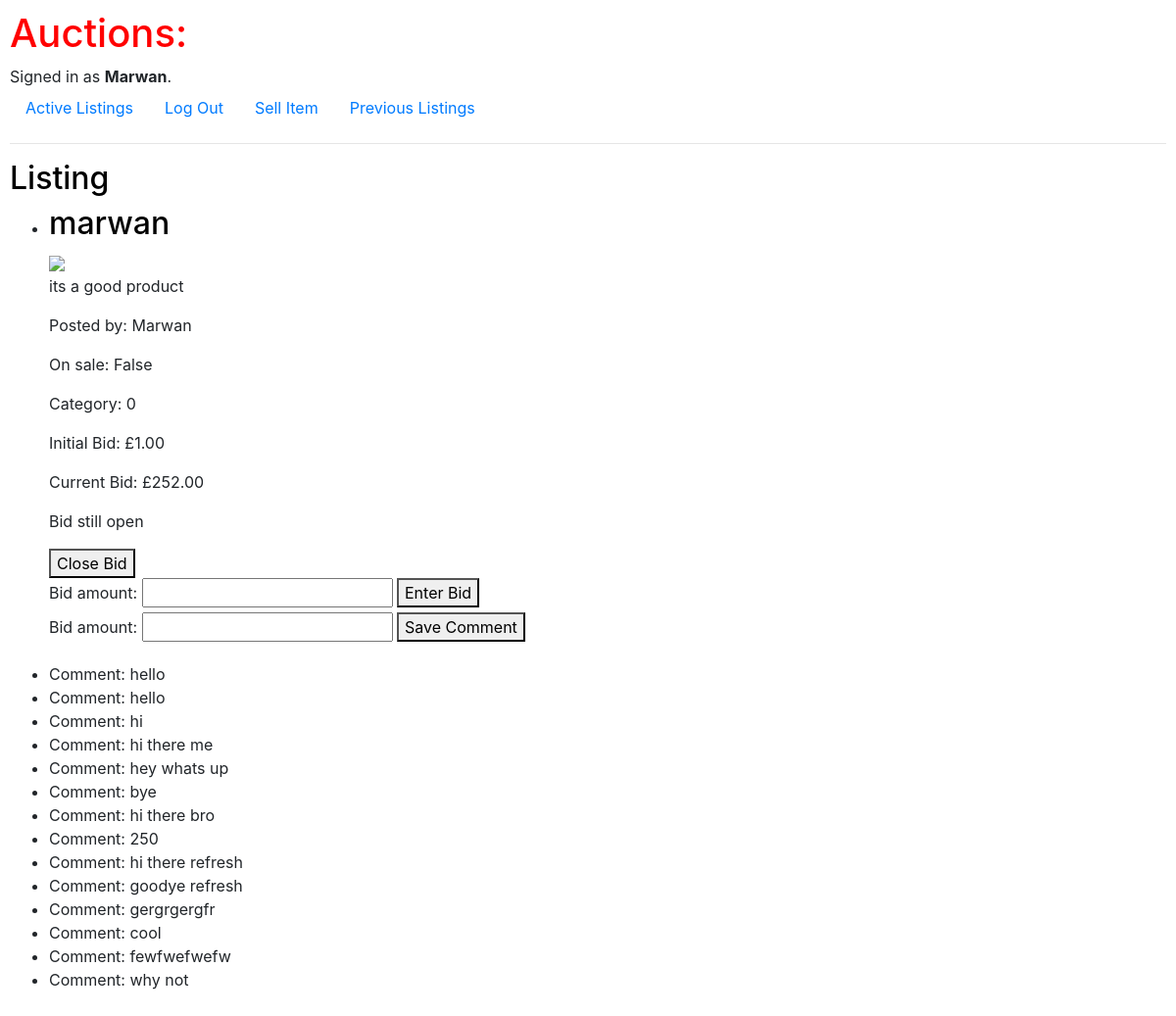
/bid/1 (signed in), run on the app's committed database.
### auctions/models.py (models this page shows, shortened)
class User(AbstractUser):
    pass

class AuctionListing(models.Model):
    user = models.ForeignKey(User, on_delete=models.CASCADE, related_name= "auction_listings")
    title = models.CharField(max_length=64)
    description = models.TextField()
    is_open = models.BooleanField(default=True)
    category = models.CharField(max_length = 64)
    image = models.ImageField(upload_to='')
    initial_bid = models.DecimalField(max_digits=6, decimal_places=2)
    winner = models.ForeignKey(User, on_delete=models.CASCADE, related_name="user", null=True, blank=True)
    def current_bid(self):
        bid = Bid.objects.filter(auction_listing=self).order_by('-bid_amount').first()
        if bid:
            return bid.bid_amount
        else:
            return self.initial_bid

class Bid(models.Model):
    user = models.ForeignKey(User, on_delete=models.CASCADE, related_name= "bid" )
    auction_listing = models.ForeignKey(AuctionListing, on_delete=models.CASCADE, related_name= "auction_listing" )
    bid_amount = models.DecimalField(max_digits=10, decimal_places=2)

class Comment(models.Model):
    user = models.ForeignKey(User, on_delete=models.CASCADE, related_name= "comment")
    auction_listing = models.ForeignKey(AuctionListing, on_delete=models.CASCADE, related_name="comments")
    comment = models.TextField()

### auctions/views.py (the view)
# urls.py: path("bid/<int:listing_id>", views.current_price, name="current_price"),
def current_price(request, listing_id):
    auction_listing = AuctionListing.objects.get(id=listing_id)
    auction_listings = AuctionListing.objects.all()
    current_bids = {}
    for listing in auction_listings:
        bid = Bid.objects.filter(auction_listing=listing).order_by('-bid_amount').first()
        if bid:
            current_bids[listing.id] = bid.bid_amount
        else:
            current_bids[listing.id] = listing.initial_bid
    if request.method == 'POST':
        form = BidForm(request.POST)
        if form.is_valid():
            bid_amount = form.cleaned_data['bid_amount']
            highest_bidding_price = current_bids[auction_listing.id]
            if bid_amount <= highest_bidding_price:
                form.add_error('bid_amount',"Your bid is not sufficient and must be higher than the current bid amount")
            else:
                new_bid = Bid(user=request.user, auction_listing=auction_listing, bid_amount=form.cleaned_data['bid_amount'])
                new_bid.save()
                return render(request, 'auctions/listing.html', {'form': form, 'listing': auction_listing, 'current_bids': current_bids})
    else:
        form = BidForm()
    return render(request, 'auctions/listing.html', {'form': form, 'listing': auction_listing})

### auctions/forms.py
class BidForm(forms.ModelForm):
    class Meta:
        model = Bid
        fields = ['bid_amount']

### auctions/templates/auctions/listing.html (shortened to what this page needs)
{% extends "auctions/layout.html" %}
{% block body %}
    <h2>Listing</h2>
	<ul>
        <li><h2>{{ listing.title }}</h2>
        <img src="{{ listing.image.url }}" style="max-width: 300px; max-height: 300px;">
        <p>{{ listing.description }}</p>
        <p>Posted by: {{ listing.user }}</p>
        <p>On sale: {{ listing.is_open}}</p>
        <p>Category: {{ listing.category }}</p>
        <p>Initial Bid: £{{ listing.initial_bid }}</p>
        <p>Current Bid: £{{ listing.current_bid }}</p>
        {% if winner %}
            <p>The winner is: {{winner.user.username}}</p>
        {% else %}
            <p> Bid still open </p>
        {% endif %}
        <form method="post" action="{% url 'auction_closed' listing_id=listing.id %}">
            <button type = "submit">Close Bid</button>
        </form>
        <form method="post" action="{% url 'current_price' listing.id %}" enctype="multipart/form-data">
            {{ form.bid_amount.label_tag }}
            {{ form.bid_amount }}
            <button type = "submit">Enter Bid</button>
        </form>
            <form method="post" id = "Form1" >
                {{ form }}
                <button id = "Button1" type = "submit" >Save Comment</button>
            </form></li>
        <p>
            {% for comment in listing.comments.all %}
                <li>Comment: {{ comment.comment }}</li>
            {% endfor %}
        </p>
	</ul>
{% endblock %}

### auctions/templates/auctions/layout.html (shortened to what this page needs)
{% load static %}
<!DOCTYPE html>
<html lang="en">
    <head>
        <link rel="stylesheet" href="https://stackpath.bootstrapcdn.com/bootstrap/4.4.1/css/bootstrap.min.css">
        <link href="{% static 'auctions/styles.css' %}" rel="stylesheet">
    </head>
    <body>
        <h1>Auctions:</h1>
        <div>
            {% if user.is_authenticated %}
                Signed in as <strong>{{ user.username }}</strong>.
            {% else %}
                Not signed in.
            {% endif %}
        </div>
        <ul class="nav">
            <li class="nav-item">
                <a class="nav-link" href="{% url 'index' %}">Active Listings</a>
            </li>
            {% if user.is_authenticated %}
                <li class="nav-item">
                    <a class="nav-link" href="{% url 'logout' %}">Log Out</a>
                </li>
                <li class="nav-item">
                    <a class="nav-link" href="{% url 'new_listing' %}">Sell Item</a>
                </li>
                <li class="nav-item">
                    <a class="nav-link" href="{% url 'previous_listings' %}">Previous Listings</a>
                </li>
            {% endif %}
        </ul>
        <hr>
        {% block body %}
        {% endblock %}
    </body>
</html>

### auctions/static/auctions/styles.css (style rules this page uses)
body { padding: 10px; }
h2 { color : black; }
h1 { color : red; }
p { font-style: inherit; }

### data on the page
User: username "Marwan"
AuctionListing: title "marwan", description "its a good product", user "Marwan", is_open "False", category "0", initial_bid "1.00", current_bid "252.00"
Comment: comment "hello"
Comment: comment "hello"
Comment: comment "hi"
Comment: comment "hi there me"
Comment: comment "hey whats up"
Comment: comment "bye"
Comment: comment "hi there bro"
Comment: comment "250"
Comment: comment "hi there refresh"
Comment: comment "goodye refresh"
Comment: comment "gergrgergfr"
Comment: comment "cool"
Comment: comment "fewfwefwefw"
Comment: comment "why not"
